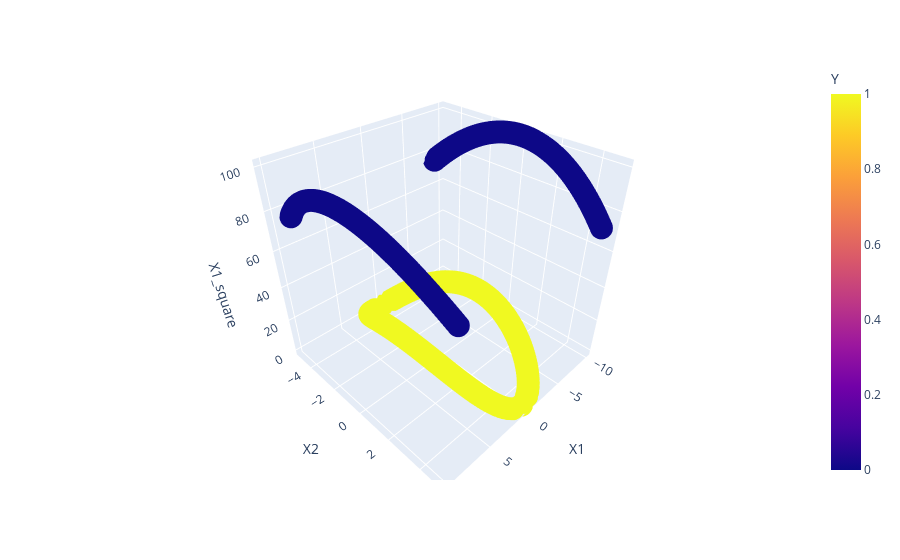

The code cell stored with this chart in its notebook:
### Code cell
import plotly.express as px
fig = px.scatter_3d(df, x='X1', y='X2', z='X1_square', color='Y')
fig.show()

### Figure 1 — Plotly figure (JSON) as saved in the notebook; plotly's stock layout.template omitted (floating-point values rounded to 4 significant figures; data arrays with more than 128 entries replaced by an {"elided": "..."} marker saying what was removed)
{"data": [{"hovertemplate": "X1=%{x}<br>X2=%{y}<br>X1_square=%{z}<br>Y=%{marker.color}<extra></extra>", "legendgroup": "", "marker": {"color": {"elided": "400 int values"}, "coloraxis": "coloraxis", "symbol": "circle"}, "mode": "markers", "name": "", "scene": "scene", "showlegend": false, "type": "scatter3d", "x": {"elided": "400 float values"}, "y": {"elided": "400 float values"}, "z": {"elided": "400 float values"}}], "layout": {"coloraxis": {"colorbar": {"title": {"text": "Y"}}, "colorscale": [[0, "#0d0887"], [0.1111, "#46039f"], [0.2222, "#7201a8"], [0.3333, "#9c179e"], [0.4444, "#bd3786"], [0.5556, "#d8576b"], [0.6667, "#ed7953"], [0.7778, "#fb9f3a"], [0.8889, "#fdca26"], [1, "#f0f921"]]}, "legend": {"tracegroupgap": 0}, "margin": {"t": 60}, "scene": {"domain": {"x": [0, 1], "y": [0, 1]}, "xaxis": {"title": {"text": "X1"}}, "yaxis": {"title": {"text": "X2"}}, "zaxis": {"title": {"text": "X1_square"}}}}}
